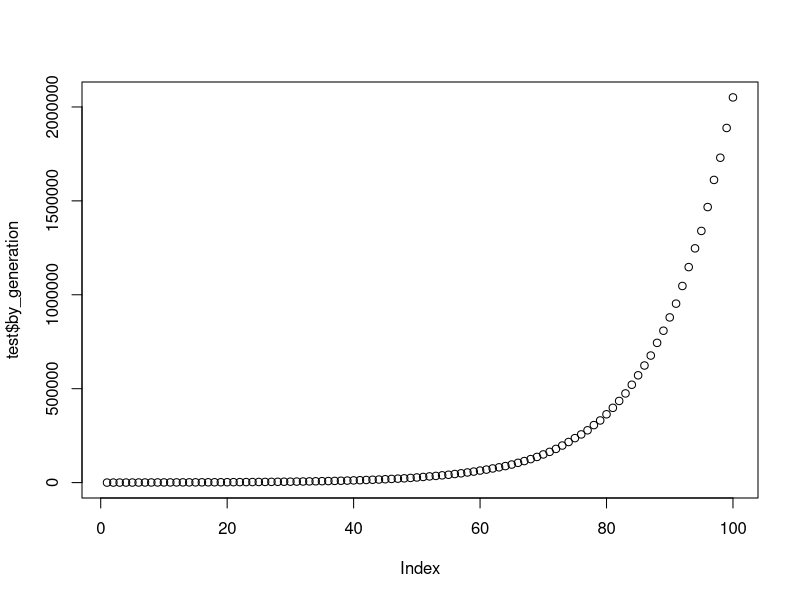

Reproduce this figure in R.
### This script contains a function intended to find as high a prime number as possible
### via genetic algorithm given a certain number of generations.

genPrime <- function(max_generations = 10, population = 100, starting_range = c(1, 100), wait_generations = 5) {
  
  ## Define fitness function
  fit <- function(x) { # each candidate = x
    if(x <= 1) {
      return(-1) # ensures x > 1
    } else if(x == 2) {
      return(x) # handles special case of prime number 2
    }
    for(j in 2:floor(sqrt(x))) {
      if(x %% j == 0) {
        return(-1) # returns -1 if dividing x by any numbers between 2 and sqrt(x) yields remainder of 0
      }
    }
    return(x)
  }
  
  ## Define mutation function
  mutate <- function(x) { # takes entire vector of previous generation
    y <- unique(sort(x[x > 0], decreasing = T)) # sort vector so highest-value candidate are first
    
    survival_prob <- 1 / c(1:length(y)) # NEW: assigns survival probability for each candidate based on ranking (1 has probability of 1)
    
    survival <- c() # NEW: creates survival status storage vector
    
    for(j in 1:length(y)) {
      survival[j] <- sample(c(T, F), 1, prob = c(survival_prob[j], 1 - survival_prob[j])) # NEW: uses probability to determine survival
    }
    
    y <- y[survival] # NEW: kills off non-survivor candidates
    
    n_candidates <- population - length(y) # IDs number of new candidates necessary
    multiples <- runif(n_candidates, 1, 1.1) # randomly seeds multipliers for new candidates
    children <- unique(round(y[1] * multiples)) # rounds child candidates to nearest integer; takes unique candidates
    if(length(children) < n_candidates) { # checks if offspring solutions are sufficient to fill next generation
      children <- c(children, sample(c(max(y):(max(y) + population)), n_candidates - length(children))) # adds random integers as necessary
    }
    return(c(y, children)) # returns new generation
  }
  
  ## Initialize prime storage list with length = generations
  primes <- list(candidates = list(),
                 fitness = list())
  
  ## Initialize generation 1 with n = population using starting_range
  primes$candidates[[1]] <- sample(c(starting_range[1]:starting_range[2]), replace = T, size = population)
  primes$fitness[[1]] <- integer(population)
  
  ## Initialize counter for generations
  counter <- 0
  
  ## For-loop that populates each subsequent generation
  for(i in 2:max_generations) {
    primes$fitness[[i - 1]] <- sapply(primes$candidates[[i - 1]], fit)
    
    if(i > 2) {
      counter <- ifelse(max(primes$fitness[[i - 1]]) == max(primes$fitness[[i - 2]]), counter + 1, 0)
    }
    
    if(counter == wait_generations) {
      break
    }
    
    primes$candidates[[i]] <- mutate(primes$fitness[[i - 1]]) # run mutation and save as new generation
  }
  
  ## Repeat evaluation process for final generation
  
  last_gen <- length(primes$candidates) # IDs location of last candidates list
  
  primes$fitness[[last_gen]] <- sapply(primes$candidates[[last_gen]], fit)
  
  best_solution <- max(primes$fitness[[length(primes$candidates)]]) # ID best solution as highest prime number in final generation
  
  ## Add solution to primes list and return solution
  
  primes$solution <- best_solution
  primes$by_generation <- sapply(primes$fitness, max)
  
  cat("Highest prime found:", best_solution, "\n", "Generations taken:", length(primes$by_generation), "\n")
  return(primes)
  
}




test <- genPrime(100, 100, c(1, 5), 3)

plot(test$by_generation)


